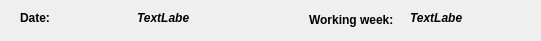
        <widget class="QFrame" name="frame_7">
         <property name="geometry">
          <rect>
           <x>810</x>
           <y>10</y>
           <width>541</width>
           <height>41</height>
          </rect>
         </property>
         <property name="frameShape">
          <enum>QFrame::NoFrame</enum>
         </property>
         <widget class="QLabel" name="label_14">
          <property name="geometry">
           <rect>
            <x>20</x>
            <y>10</y>
            <width>30</width>
            <height>16</height>
           </rect>
          </property>
          <property name="font">
           <font>
            <weight>75</weight>
            <bold>true</bold>
           </font>
          </property>
          <property name="text">
           <string>Date:</string>
          </property>
         </widget>
         <widget class="QLabel" name="curr_date_label">
          <property name="geometry">
           <rect>
            <x>137</x>
            <y>10</y>
            <width>52</width>
            <height>16</height>
           </rect>
          </property>
          <property name="font">
           <font>
            <family>Segoe UI</family>
            <weight>75</weight>
            <italic>true</italic>
            <bold>true</bold>
           </font>
          </property>
          <property name="text">
           <string>TextLabel</string>
          </property>
         </widget>
         <widget class="QLabel" name="label_19">
          <property name="geometry">
           <rect>
            <x>309</x>
            <y>10</y>
            <width>91</width>
            <height>20</height>
           </rect>
          </property>
          <property name="font">
           <font>
            <weight>75</weight>
            <bold>true</bold>
           </font>
          </property>
          <property name="layoutDirection">
           <enum>Qt::LeftToRight</enum>
          </property>
          <property name="text">
           <string>Working week:</string>
          </property>
         </widget>
         <widget class="QLabel" name="curr_week_label">
          <property name="geometry">
           <rect>
            <x>410</x>
            <y>10</y>
            <width>52</width>
            <height>16</height>
           </rect>
          </property>
          <property name="font">
           <font>
            <family>Segoe UI</family>
            <weight>75</weight>
            <italic>true</italic>
            <bold>true</bold>
           </font>
          </property>
          <property name="text">
           <string>TextLabel</string>
          </property>
         </widget>
        </widget>
